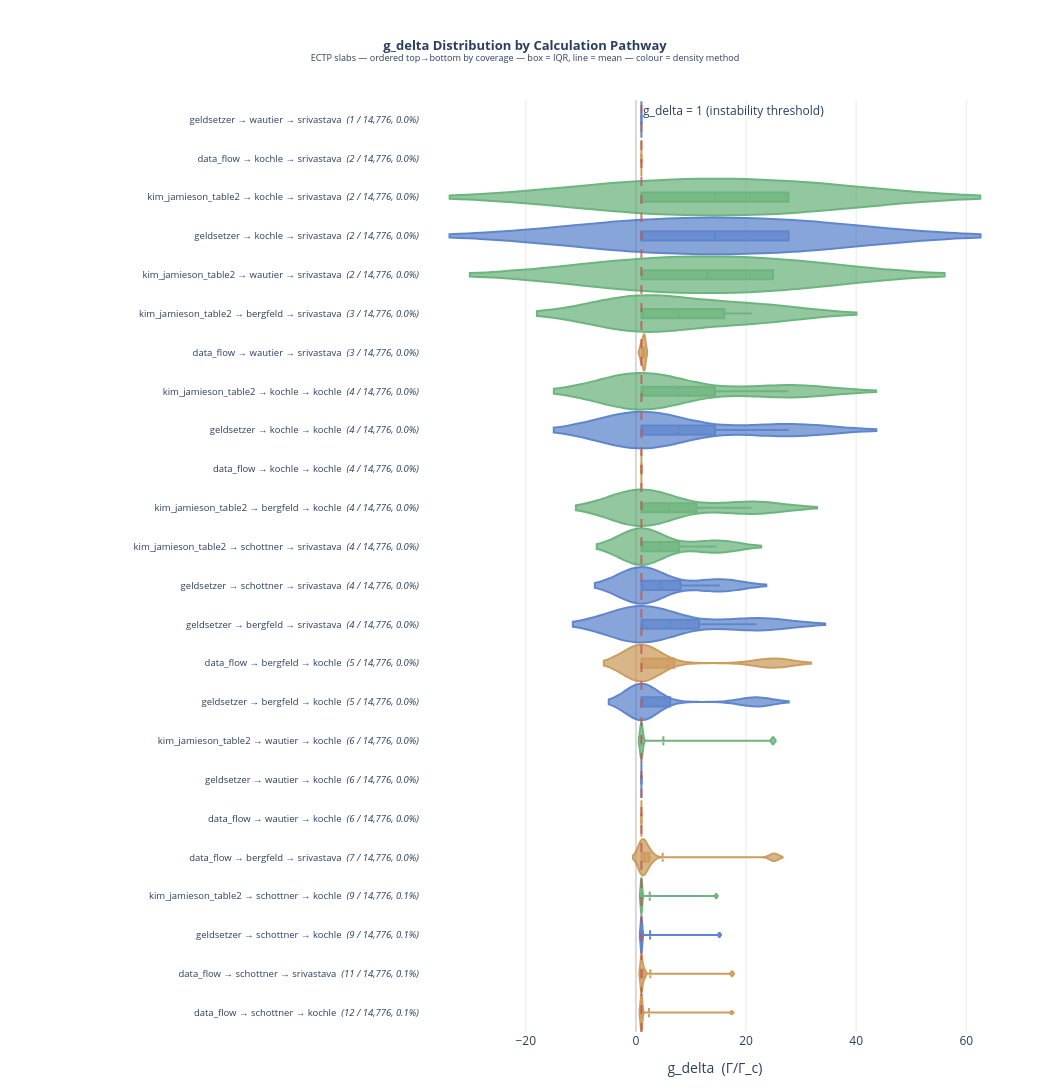

Notebook source saved alongside this figure:
### Markdown cell above
## 9. g_delta Distribution by Pathway

Violin plots comparing the g_delta distributions across all pathways.
The red dashed line at g_delta = 1 marks the instability threshold.

### Code cell
import plotly.graph_objects as go

DENSITY_COLORS = {
    'geldsetzer':          'rgba( 68, 114, 196, 0.75)',
    'kim_jamieson_table2': 'rgba( 84, 168, 104, 0.75)',
    'kim_jamieson_table5': 'rgba(148, 103, 189, 0.75)',
    'data_flow':           'rgba(196, 140,  68, 0.75)',
}

# Sort pathways by coverage (most successful first)
sorted_labels = sorted(pathway_g_delta.keys(), key=lambda k: -len(pathway_g_delta[k]))

fig = go.Figure()

for label in reversed(sorted_labels):   # reversed so highest is at top
    vals = np.array(pathway_g_delta[label])
    n    = len(vals)
    density_method = label.split(' → ')[0]
    color      = DENSITY_COLORS.get(density_method, 'rgba(128,128,128,0.7)')
    line_color = color.replace('0.75', '1.0')
    pct        = n / total

    fig.add_trace(go.Violin(
        x=vals,
        y=[f"{label}  <i>({n:,} / {total:,}, {pct:.1%})</i>"] * n,
        orientation='h',
        name=label,
        box_visible=True,
        meanline_visible=True,
        points=False,
        fillcolor=color,
        line_color=line_color,
        opacity=0.85,
        showlegend=False,
    ))

# Instability threshold line
fig.add_vline(
    x=1.0,
    line_dash='dash',
    line_color='rgba(196,84,78,0.8)',
    line_width=2,
    annotation_text='g_delta = 1 (instability threshold)',
    annotation_position='top right',
)

fig.update_layout(
    title=dict(
        text=(
            '<b>g_delta Distribution by Calculation Pathway</b><br>'
            '<sup>ECTP slabs — ordered top→bottom by coverage — '
            'box = IQR, line = mean — colour = density method</sup>'
        ),
        x=0.5, xanchor='center', font=dict(size=13),
    ),
    xaxis=dict(
        title='g_delta  (Γ/Γ_c)',
        gridcolor='rgba(200,200,200,0.4)',
        zeroline=True,
        zerolinecolor='rgba(180,180,180,0.5)',
    ),
    yaxis=dict(
        autorange='reversed',
        tickfont=dict(size=9.5),
    ),
    plot_bgcolor='white',
    violingap=0.06,
    violingroupgap=0,
    width=1050,
    height=1380,
    margin=dict(l=420, r=40, t=100, b=60),
)

fig.show()

### Figure 1 — Plotly figure (JSON) as saved in the notebook; plotly's stock layout.template omitted (floating-point values rounded to 4 significant figures)
{"data": [{"box": {"visible": true}, "fillcolor": "rgba( 68, 114, 196, 0.75)", "line": {"color": "rgba( 68, 114, 196, 1.0)"}, "meanline": {"visible": true}, "name": "geldsetzer → wautier → srivastava", "opacity": 0.85, "orientation": "h", "points": false, "showlegend": false, "type": "violin", "x": [0.999], "y": ["geldsetzer → wautier → srivastava  <i>(1 / 14,776, 0.0%)</i>"]}, {"box": {"visible": true}, "fillcolor": "rgba(196, 140,  68, 0.75)", "line": {"color": "rgba(196, 140,  68, 1.0)"}, "meanline": {"visible": true}, "name": "data_flow → kochle → srivastava", "opacity": 0.85, "orientation": "h", "points": false, "showlegend": false, "type": "violin", "x": [0.9994, 1.0], "y": ["data_flow → kochle → srivastava  <i>(2 / 14,776, 0.0%)</i>", "data_flow → kochle → srivastava  <i>(2 / 14,776, 0.0%)</i>"]}, {"box": {"visible": true}, "fillcolor": "rgba( 84, 168, 104, 0.75)", "line": {"color": "rgba( 84, 168, 104, 1.0)"}, "meanline": {"visible": true}, "name": "kim_jamieson_table2 → kochle → srivastava", "opacity": 0.85, "orientation": "h", "points": false, "showlegend": false, "type": "violin", "x": [27.71, 0.999], "y": ["kim_jamieson_table2 → kochle → srivastava  <i>(2 / 14,776, 0.0%)</i>", "kim_jamieson_table2 → kochle → srivastava  <i>(2 / 14,776, 0.0%)</i>"]}, {"box": {"visible": true}, "fillcolor": "rgba( 68, 114, 196, 0.75)", "line": {"color": "rgba( 68, 114, 196, 1.0)"}, "meanline": {"visible": true}, "name": "geldsetzer → kochle → srivastava", "opacity": 0.85, "orientation": "h", "points": false, "showlegend": false, "type": "violin", "x": [27.73, 0.9989], "y": ["geldsetzer → kochle → srivastava  <i>(2 / 14,776, 0.0%)</i>", "geldsetzer → kochle → srivastava  <i>(2 / 14,776, 0.0%)</i>"]}, {"box": {"visible": true}, "fillcolor": "rgba( 84, 168, 104, 0.75)", "line": {"color": "rgba( 84, 168, 104, 1.0)"}, "meanline": {"visible": true}, "name": "kim_jamieson_table2 → wautier → srivastava", "opacity": 0.85, "orientation": "h", "points": false, "showlegend": false, "type": "violin", "x": [1.001, 24.9], "y": ["kim_jamieson_table2 → wautier → srivastava  <i>(2 / 14,776, 0.0%)</i>", "kim_jamieson_table2 → wautier → srivastava  <i>(2 / 14,776, 0.0%)</i>"]}, {"box": {"visible": true}, "fillcolor": "rgba( 84, 168, 104, 0.75)", "line": {"color": "rgba( 84, 168, 104, 1.0)"}, "meanline": {"visible": true}, "name": "kim_jamieson_table2 → bergfeld → srivastava", "opacity": 0.85, "orientation": "h", "points": false, "showlegend": false, "type": "violin", "x": [1.0, 1.001, 21.08], "y": ["kim_jamieson_table2 → bergfeld → srivastava  <i>(3 / 14,776, 0.0%)</i>", "kim_jamieson_table2 → bergfeld → srivastava  <i>(3 / 14,776, 0.0%)</i>", "kim_jamieson_table2 → bergfeld → srivastava  <i>(3 / 14,776, 0.0%)</i>"]}, {"box": {"visible": true}, "fillcolor": "rgba(196, 140,  68, 0.75)", "line": {"color": "rgba(196, 140,  68, 1.0)"}, "meanline": {"visible": true}, "name": "data_flow → wautier → srivastava", "opacity": 0.85, "orientation": "h", "points": false, "showlegend": false, "type": "violin", "x": [1.527, 1.527, 0.9996], "y": ["data_flow → wautier → srivastava  <i>(3 / 14,776, 0.0%)</i>", "data_flow → wautier → srivastava  <i>(3 / 14,776, 0.0%)</i>", "data_flow → wautier → srivastava  <i>(3 / 14,776, 0.0%)</i>"]}, {"box": {"visible": true}, "fillcolor": "rgba( 84, 168, 104, 0.75)", "line": {"color": "rgba( 84, 168, 104, 1.0)"}, "meanline": {"visible": true}, "name": "kim_jamieson_table2 → kochle → kochle", "opacity": 0.85, "orientation": "h", "points": false, "showlegend": false, "type": "violin", "x": [1.001, 1.001, 27.74, 1.001], "y": ["kim_jamieson_table2 → kochle → kochle  <i>(4 / 14,776, 0.0%)</i>", "kim_jamieson_table2 → kochle → kochle  <i>(4 / 14,776, 0.0%)</i>", "kim_jamieson_table2 → kochle → kochle  <i>(4 / 14,776, 0.0%)</i>", "kim_jamieson_table2 → kochle → kochle  <i>(4 / 14,776, 0.0%)</i>"]}, {"box": {"visible": true}, "fillcolor": "rgba( 68, 114, 196, 0.75)", "line": {"color": "rgba( 68, 114, 196, 1.0)"}, "meanline": {"visible": true}, "name": "geldsetzer → kochle → kochle", "opacity": 0.85, "orientation": "h", "points": false, "showlegend": false, "type": "violin", "x": [1.002, 1.002, 27.76, 1.002], "y": ["geldsetzer → kochle → kochle  <i>(4 / 14,776, 0.0%)</i>", "geldsetzer → kochle → kochle  <i>(4 / 14,776, 0.0%)</i>", "geldsetzer → kochle → kochle  <i>(4 / 14,776, 0.0%)</i>", "geldsetzer → kochle → kochle  <i>(4 / 14,776, 0.0%)</i>"]}, {"box": {"visible": true}, "fillcolor": "rgba(196, 140,  68, 0.75)", "line": {"color": "rgba(196, 140,  68, 1.0)"}, "meanline": {"visible": true}, "name": "data_flow → kochle → kochle", "opacity": 0.85, "orientation": "h", "points": false, "showlegend": false, "type": "violin", "x": [0.9993, 0.9993, 0.998, 1.001], "y": ["data_flow → kochle → kochle  <i>(4 / 14,776, 0.0%)</i>", "data_flow → kochle → kochle  <i>(4 / 14,776, 0.0%)</i>", "data_flow → kochle → kochle  <i>(4 / 14,776, 0.0%)</i>", "data_flow → kochle → kochle  <i>(4 / 14,776, 0.0%)</i>"]}, {"box": {"visible": true}, "fillcolor": "rgba( 84, 168, 104, 0.75)", "line": {"color": "rgba( 84, 168, 104, 1.0)"}, "meanline": {"visible": true}, "name": "kim_jamieson_table2 → bergfeld → kochle", "opacity": 0.85, "orientation": "h", "points": false, "showlegend": false, "type": "violin", "x": [0.9998, 1.0, 1.0, 20.99], "y": ["kim_jamieson_table2 → bergfeld → kochle  <i>(4 / 14,776, 0.0%)</i>", "kim_jamieson_table2 → bergfeld → kochle  <i>(4 / 14,776, 0.0%)</i>", "kim_jamieson_table2 → bergfeld → kochle  <i>(4 / 14,776, 0.0%)</i>", "kim_jamieson_table2 → bergfeld → kochle  <i>(4 / 14,776, 0.0%)</i>"]}, {"box": {"visible": true}, "fillcolor": "rgba( 84, 168, 104, 0.75)", "line": {"color": "rgba( 84, 168, 104, 1.0)"}, "meanline": {"visible": true}, "name": "kim_jamieson_table2 → schottner → srivastava", "opacity": 0.85, "orientation": "h", "points": false, "showlegend": false, "type": "violin", "x": [1.001, 0.9998, 14.64, 0.999], "y": ["kim_jamieson_table2 → schottner → srivastava  <i>(4 / 14,776, 0.0%)</i>", "kim_jamieson_table2 → schottner → srivastava  <i>(4 / 14,776, 0.0%)</i>", "kim_jamieson_table2 → schottner → srivastava  <i>(4 / 14,776, 0.0%)</i>", "kim_jamieson_table2 → schottner → srivastava  <i>(4 / 14,776, 0.0%)</i>"]}, {"box": {"visible": true}, "fillcolor": "rgba( 68, 114, 196, 0.75)", "line": {"color": "rgba( 68, 114, 196, 1.0)"}, "meanline": {"visible": true}, "name": "geldsetzer → schottner → srivastava", "opacity": 0.85, "orientation": "h", "points": false, "showlegend": false, "type": "violin", "x": [0.9991, 0.9996, 15.22, 0.9997], "y": ["geldsetzer → schottner → srivastava  <i>(4 / 14,776, 0.0%)</i>", "geldsetzer → schottner → srivastava  <i>(4 / 14,776, 0.0%)</i>", "geldsetzer → schottner → srivastava  <i>(4 / 14,776, 0.0%)</i>", "geldsetzer → schottner → srivastava  <i>(4 / 14,776, 0.0%)</i>"]}, {"box": {"visible": true}, "fillcolor": "rgba( 68, 114, 196, 0.75)", "line": {"color": "rgba( 68, 114, 196, 1.0)"}, "meanline": {"visible": true}, "name": "geldsetzer → bergfeld → srivastava", "opacity": 0.85, "orientation": "h", "points": false, "showlegend": false, "type": "violin", "x": [1.001, 0.999, 21.93, 1.0], "y": ["geldsetzer → bergfeld → srivastava  <i>(4 / 14,776, 0.0%)</i>", "geldsetzer → bergfeld → srivastava  <i>(4 / 14,776, 0.0%)</i>", "geldsetzer → bergfeld → srivastava  <i>(4 / 14,776, 0.0%)</i>", "geldsetzer → bergfeld → srivastava  <i>(4 / 14,776, 0.0%)</i>"]}, {"box": {"visible": true}, "fillcolor": "rgba(196, 140,  68, 0.75)", "line": {"color": "rgba(196, 140,  68, 1.0)"}, "meanline": {"visible": true}, "name": "data_flow → bergfeld → kochle", "opacity": 0.85, "orientation": "h", "points": false, "showlegend": false, "type": "violin", "x": [1.0, 1.0, 25.0, 1.001, 1.001], "y": ["data_flow → bergfeld → kochle  <i>(5 / 14,776, 0.0%)</i>", "data_flow → bergfeld → kochle  <i>(5 / 14,776, 0.0%)</i>", "data_flow → bergfeld → kochle  <i>(5 / 14,776, 0.0%)</i>", "data_flow → bergfeld → kochle  <i>(5 / 14,776, 0.0%)</i>", "data_flow → bergfeld → kochle  <i>(5 / 14,776, 0.0%)</i>"]}, {"box": {"visible": true}, "fillcolor": "rgba( 68, 114, 196, 0.75)", "line": {"color": "rgba( 68, 114, 196, 1.0)"}, "meanline": {"visible": true}, "name": "geldsetzer → bergfeld → kochle", "opacity": 0.85, "orientation": "h", "points": false, "showlegend": false, "type": "violin", "x": [1.0, 0.9984, 0.9984, 21.84, 1.002], "y": ["geldsetzer → bergfeld → kochle  <i>(5 / 14,776, 0.0%)</i>", "geldsetzer → bergfeld → kochle  <i>(5 / 14,776, 0.0%)</i>", "geldsetzer → bergfeld → kochle  <i>(5 / 14,776, 0.0%)</i>", "geldsetzer → bergfeld → kochle  <i>(5 / 14,776, 0.0%)</i>", "geldsetzer → bergfeld → kochle  <i>(5 / 14,776, 0.0%)</i>"]}, {"box": {"visible": true}, "fillcolor": "rgba( 84, 168, 104, 0.75)", "line": {"color": "rgba( 84, 168, 104, 1.0)"}, "meanline": {"visible": true}, "name": "kim_jamieson_table2 → wautier → kochle", "opacity": 0.85, "orientation": "h", "points": false, "showlegend": false, "type": "violin", "x": [1.0, 0.9989, 0.9989, 1.001, 24.91, 0.9994], "y": ["kim_jamieson_table2 → wautier → kochle  <i>(6 / 14,776, 0.0%)</i>", "kim_jamieson_table2 → wautier → kochle  <i>(6 / 14,776, 0.0%)</i>", "kim_jamieson_table2 → wautier → kochle  <i>(6 / 14,776, 0.0%)</i>", "kim_jamieson_table2 → wautier → kochle  <i>(6 / 14,776, 0.0%)</i>", "kim_jamieson_table2 → wautier → kochle  <i>(6 / 14,776, 0.0%)</i>", "kim_jamieson_table2 → wautier → kochle  <i>(6 / 14,776, 0.0%)</i>"]}, {"box": {"visible": true}, "fillcolor": "rgba( 68, 114, 196, 0.75)", "line": {"color": "rgba( 68, 114, 196, 1.0)"}, "meanline": {"visible": true}, "name": "geldsetzer → wautier → kochle", "opacity": 0.85, "orientation": "h", "points": false, "showlegend": false, "type": "violin", "x": [0.9994, 0.9991, 0.9991, 1.001, 1.0, 1.0], "y": ["geldsetzer → wautier → kochle  <i>(6 / 14,776, 0.0%)</i>", "geldsetzer → wautier → kochle  <i>(6 / 14,776, 0.0%)</i>", "geldsetzer → wautier → kochle  <i>(6 / 14,776, 0.0%)</i>", "geldsetzer → wautier → kochle  <i>(6 / 14,776, 0.0%)</i>", "geldsetzer → wautier → kochle  <i>(6 / 14,776, 0.0%)</i>", "geldsetzer → wautier → kochle  <i>(6 / 14,776, 0.0%)</i>"]}, {"box": {"visible": true}, "fillcolor": "rgba(196, 140,  68, 0.75)", "line": {"color": "rgba(196, 140,  68, 1.0)"}, "meanline": {"visible": true}, "name": "data_flow → wautier → kochle", "opacity": 0.85, "orientation": "h", "points": false, "showlegend": false, "type": "violin", "x": [1.002, 1.001, 1.001, 1.0, 1.0, 1.001], "y": ["data_flow → wautier → kochle  <i>(6 / 14,776, 0.0%)</i>", "data_flow → wautier → kochle  <i>(6 / 14,776, 0.0%)</i>", "data_flow → wautier → kochle  <i>(6 / 14,776, 0.0%)</i>", "data_flow → wautier → kochle  <i>(6 / 14,776, 0.0%)</i>", "data_flow → wautier → kochle  <i>(6 / 14,776, 0.0%)</i>", "data_flow → wautier → kochle  <i>(6 / 14,776, 0.0%)</i>"]}, {"box": {"visible": true}, "fillcolor": "rgba(196, 140,  68, 0.75)", "line": {"color": "rgba(196, 140,  68, 1.0)"}, "meanline": {"visible": true}, "name": "data_flow → bergfeld → srivastava", "opacity": 0.85, "orientation": "h", "points": false, "showlegend": false, "type": "violin", "x": [1.596, 1.596, 1.001, 2.713, 25.1, 1.001, 0.9985], "y": ["data_flow → bergfeld → srivastava  <i>(7 / 14,776, 0.0%)</i>", "data_flow → bergfeld → srivastava  <i>(7 / 14,776, 0.0%)</i>", "data_flow → bergfeld → srivastava  <i>(7 / 14,776, 0.0%)</i>", "data_flow → bergfeld → srivastava  <i>(7 / 14,776, 0.0%)</i>", "data_flow → bergfeld → srivastava  <i>(7 / 14,776, 0.0%)</i>", "data_flow → bergfeld → srivastava  <i>(7 / 14,776, 0.0%)</i>", "data_flow → bergfeld → srivastava  <i>(7 / 14,776, 0.0%)</i>"]}, {"box": {"visible": true}, "fillcolor": "rgba( 84, 168, 104, 0.75)", "line": {"color": "rgba( 84, 168, 104, 1.0)"}, "meanline": {"visible": true}, "name": "kim_jamieson_table2 → schottner → kochle", "opacity": 0.85, "orientation": "h", "points": false, "showlegend": false, "type": "violin", "x": [1.001, 1.0, 1.0, 1.0, 0.9993, 14.59, 1.0, 1.0, 0.9999], "y": ["kim_jamieson_table2 → schottner → kochle  <i>(9 / 14,776, 0.1%)</i>", "kim_jamieson_table2 → schottner → kochle  <i>(9 / 14,776, 0.1%)</i>", "kim_jamieson_table2 → schottner → kochle  <i>(9 / 14,776, 0.1%)</i>", "kim_jamieson_table2 → schottner → kochle  <i>(9 / 14,776, 0.1%)</i>", "kim_jamieson_table2 → schottner → kochle  <i>(9 / 14,776, 0.1%)</i>", "kim_jamieson_table2 → schottner → kochle  <i>(9 / 14,776, 0.1%)</i>", "kim_jamieson_table2 → schottner → kochle  <i>(9 / 14,776, 0.1%)</i>", "kim_jamieson_table2 → schottner → kochle  <i>(9 / 14,776, 0.1%)</i>", "kim_jamieson_table2 → schottner → kochle  <i>(9 / 14,776, 0.1%)</i>"]}, {"box": {"visible": true}, "fillcolor": "rgba( 68, 114, 196, 0.75)", "line": {"color": "rgba( 68, 114, 196, 1.0)"}, "meanline": {"visible": true}, "name": "geldsetzer → schottner → kochle", "opacity": 0.85, "orientation": "h", "points": false, "showlegend": false, "type": "violin", "x": [1.001, 0.9993, 1.001, 1.001, 1.002, 15.17, 1.001, 0.9995, 0.9998], "y": ["geldsetzer → schottner → kochle  <i>(9 / 14,776, 0.1%)</i>", "geldsetzer → schottner → kochle  <i>(9 / 14,776, 0.1%)</i>", "geldsetzer → schottner → kochle  <i>(9 / 14,776, 0.1%)</i>", "geldsetzer → schottner → kochle  <i>(9 / 14,776, 0.1%)</i>", "geldsetzer → schottner → kochle  <i>(9 / 14,776, 0.1%)</i>", "geldsetzer → schottner → kochle  <i>(9 / 14,776, 0.1%)</i>", "geldsetzer → schottner → kochle  <i>(9 / 14,776, 0.1%)</i>", "geldsetzer → schottner → kochle  <i>(9 / 14,776, 0.1%)</i>", "geldsetzer → schottner → kochle  <i>(9 / 14,776, 0.1%)</i>"]}, {"box": {"visible": true}, "fillcolor": "rgba(196, 140,  68, 0.75)", "line": {"color": "rgba(196, 140,  68, 1.0)"}, "meanline": {"visible": true}, "name": "data_flow → schottner → srivastava", "opacity": 0.85, "orientation": "h", "points": false, "showlegend": false, "type": "violin", "x": [1.367, 1.367, 0.9989, 0.9993, 1.001, 1.0, 1.657, 17.46, 0.9986, 0.9998, 0.9985], "y": ["data_flow → schottner → srivastava  <i>(11 / 14,776, 0.1%)</i>", "data_flow → schottner → srivastava  <i>(11 / 14,776, 0.1%)</i>", "data_flow → schottner → srivastava  <i>(11 / 14,776, 0.1%)</i>", "data_flow → schottner → srivastava  <i>(11 / 14,776, 0.1%)</i>", "data_flow → schottner → srivastava  <i>(11 / 14,776, 0.1%)</i>", "data_flow → schottner → srivastava  <i>(11 / 14,776, 0.1%)</i>", "data_flow → schottner → srivastava  <i>(11 / 14,776, 0.1%)</i>", "data_flow → schottner → srivastava  <i>(11 / 14,776, 0.1%)</i>", "data_flow → schottner → srivastava  <i>(11 / 14,776, 0.1%)</i>", "data_flow → schottner → srivastava  <i>(11 / 14,776, 0.1%)</i>", "data_flow → schottner → srivastava  <i>(11 / 14,776, 0.1%)</i>"]}, {"box": {"visible": true}, "fillcolor": "rgba(196, 140,  68, 0.75)", "line": {"color": "rgba(196, 140,  68, 1.0)"}, "meanline": {"visible": true}, "name": "data_flow → schottner → kochle", "opacity": 0.85, "orientation": "h", "points": false, "showlegend": false, "type": "violin", "x": [0.9986, 0.9988, 1.001, 1.002, 1.002, 1.001, 1.001, 1.001, 17.4, 0.999, 0.9996, 0.9995], "y": ["data_flow → schottner → kochle  <i>(12 / 14,776, 0.1%)</i>", "data_flow → schottner → kochle  <i>(12 / 14,776, 0.1%)</i>", "data_flow → schottner → kochle  <i>(12 / 14,776, 0.1%)</i>", "data_flow → schottner → kochle  <i>(12 / 14,776, 0.1%)</i>", "data_flow → schottner → kochle  <i>(12 / 14,776, 0.1%)</i>", "data_flow → schottner → kochle  <i>(12 / 14,776, 0.1%)</i>", "data_flow → schottner → kochle  <i>(12 / 14,776, 0.1%)</i>", "data_flow → schottner → kochle  <i>(12 / 14,776, 0.1%)</i>", "data_flow → schottner → kochle  <i>(12 / 14,776, 0.1%)</i>", "data_flow → schottner → kochle  <i>(12 / 14,776, 0.1%)</i>", "data_flow → schottner → kochle  <i>(12 / 14,776, 0.1%)</i>", "data_flow → schottner → kochle  <i>(12 / 14,776, 0.1%)</i>"]}], "layout": {"annotations": [{"showarrow": false, "text": "g_delta = 1 (instability threshold)", "x": 1, "xanchor": "left", "xref": "x", "y": 1, "yanchor": "top", "yref": "y domain"}], "height": 1380, "margin": {"b": 60, "l": 420, "r": 40, "t": 100}, "plot_bgcolor": "white", "shapes": [{"line": {"color": "rgba(196,84,78,0.8)", "dash": "dash", "width": 2}, "type": "line", "x0": 1, "x1": 1, "xref": "x", "y0": 0, "y1": 1, "yref": "y domain"}], "title": {"font": {"size": 13}, "text": "<b>g_delta Distribution by Calculation Pathway</b><br><sup>ECTP slabs — ordered top→bottom by coverage — box = IQR, line = mean — colour = density method</sup>", "x": 0.5, "xanchor": "center"}, "violingap": 0.06, "violingroupgap": 0, "width": 1050, "xaxis": {"gridcolor": "rgba(200,200,200,0.4)", "title": {"text": "g_delta  (Γ/Γ_c)"}, "zeroline": true, "zerolinecolor": "rgba(180,180,180,0.5)"}, "yaxis": {"autorange": "reversed", "tickfont": {"size": 9.5}}}}
